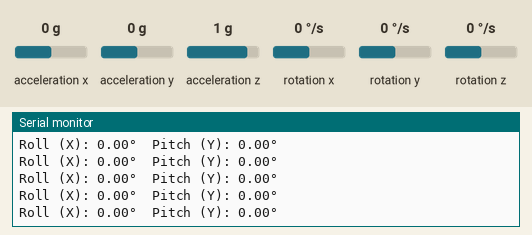
Simulated run of this sketch. Board: Arduino Uno, built with avr-gcc and run on an emulated ATmega328P. Parts: the last lines printed to the serial monitor. The test bench sets the inputs (shaded band); at power-on: acceleration x 0 g, acceleration y 0 g, acceleration z 1 g, rotation x 0 °/s, rotation y 0 °/s, rotation z 0 °/s.

Above: at 1.2 s.
1.3 s: acceleration x set to -1.4 g
At 1.6 s:
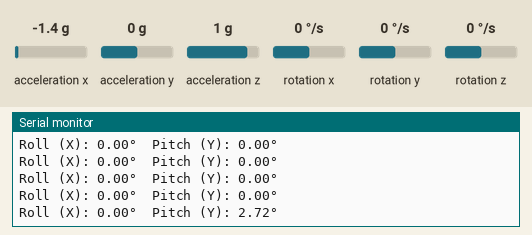
2.8 s: acceleration y set to -1.4 g
At 2.84 s:
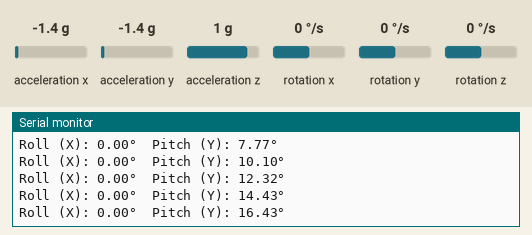
4.3 s: acceleration z set to -1.4 g
At 4.48 s:
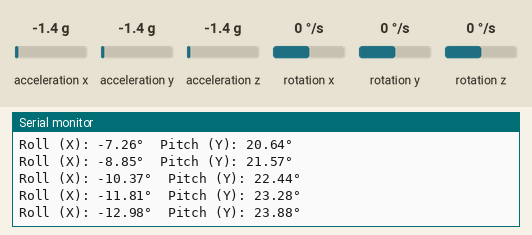
5.8 s: rotation x set to -192 °/s
At 5.92 s:
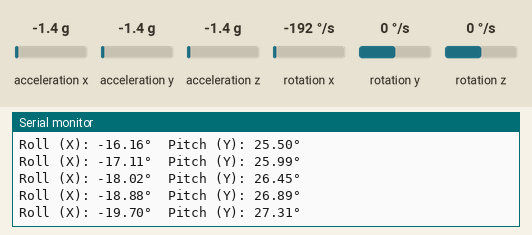
7.3 s: acceleration x set to 0.8 g
At 7.36 s:
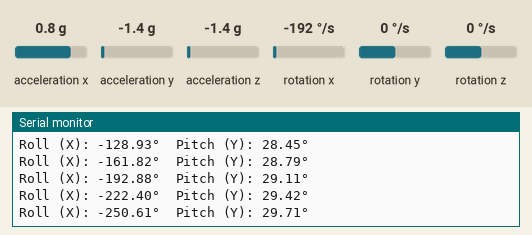
Timing chart, 0 to 10.3 s (numbered marks = the images above; inputs shaded):
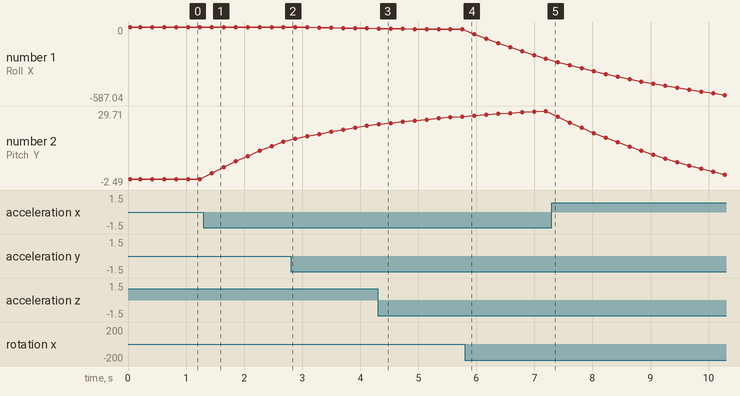

The sketch:

sketch_giroscopio.ino
```cpp
#include "I2Cdev.h"
#include "MPU6050.h"
#include "Wire.h"

MPU6050 mpu;

// Variables para calibración
float accel_angle_x, accel_angle_y;
float gyro_angle_x, gyro_angle_y;
float angle_x, angle_y;
unsigned long last_time;
float dt;

void setup() {
    Serial.begin(9600);
    Wire.begin();
    mpu.initialize();

    if (mpu.testConnection()) {
        Serial.println("MPU6050 conectado correctamente");
    } else {
        Serial.println("Error al conectar con MPU6050");
    }

    // Calcular ángulos iniciales del acelerómetro
    calculateInitialAngles();
    angle_x = accel_angle_x;
    angle_y = accel_angle_y;
    last_time = millis();
}

void calculateInitialAngles() {
    int16_t ax, ay, az;
    mpu.getAcceleration(&ax, &ay, &az);

    // Convertir valores raw a g (9.8 m/s²)
    float ax_g = ax / 16384.0;
    float ay_g = ay / 16384.0;
    float az_g = az / 16384.0;

    // Calcular ángulos iniciales (en radianes)
    accel_angle_x = atan2(ay_g, sqrt(ax_g * ax_g + az_g * az_g));
    accel_angle_y = atan2(-ax_g, sqrt(ay_g * ay_g + az_g * az_g));

    // Convertir a grados
    accel_angle_x = accel_angle_x * 180.0 / PI;
    accel_angle_y = accel_angle_y * 180.0 / PI;
}

void loop() {
    // Calcular tiempo transcurrido
    unsigned long current_time = millis();
    dt = (current_time - last_time) / 1000.0; // en segundos
    last_time = current_time;

    // Leer valores del sensor
    int16_t ax, ay, az; // Acelerómetro
    int16_t gx, gy, gz; // Giroscopio
    mpu.getMotion6(&ax, &ay, &az, &gx, &gy, &gz);

    // 1. Calcular ángulos del acelerómetro
    float ax_g = ax / 16384.0;
    float ay_g = ay / 16384.0;
    float az_g = az / 16384.0;

    accel_angle_x = atan2(ay_g, sqrt(ax_g * ax_g + az_g * az_g)) * 180.0 / PI;
    accel_angle_y = atan2(-ax_g, sqrt(ay_g * ay_g + az_g * az_g)) * 180.0 / PI;

    // 2. Calcular ángulos del giroscopio (integración)
    float gyro_rate_x = gx / 131.0; // °/s
    float gyro_rate_y = gy / 131.0;

    gyro_angle_x += gyro_rate_x * dt;
    gyro_angle_y += gyro_rate_y * dt;

    // 3. Fusión complementaria (95% giroscopio + 5% acelerómetro)
    float alpha = 0.95;
    angle_x = alpha * (angle_x + gyro_rate_x * dt) + (1.0 - alpha) * accel_angle_x;
    angle_y = alpha * (angle_y + gyro_rate_y * dt) + (1.0 - alpha) * accel_angle_y;

    // Mostrar resultados
    Serial.print("Roll (X): "); Serial.print(angle_x);
    Serial.print("°\tPitch (Y): "); Serial.print(angle_y);
    Serial.println("°");

    delay(200); // Pequeño retardo para estabilidad
}
```

Measured:
- after the input at 1.3 s, the serial monitor: prints a new line after 0.15 s (image 1)
- after the input at 4.3 s, the serial monitor: prints a new line at once (image 3)
- plotted number 1: 0 → -11.81 after the input at 2.8 s, -11.81 → -19.7 after the input at 4.3 s, -19.7 → -250.61 after the input at 5.8 s, -250.61 → -587.04 after the input at 7.3 s
- plotted number 2: 0 → 16.43 after the input at 1.3 s, 16.43 → 23.28 after the input at 2.8 s, 23.28 → 27.31 after the input at 4.3 s, 29.71 → -2.49 after the input at 7.3 s
